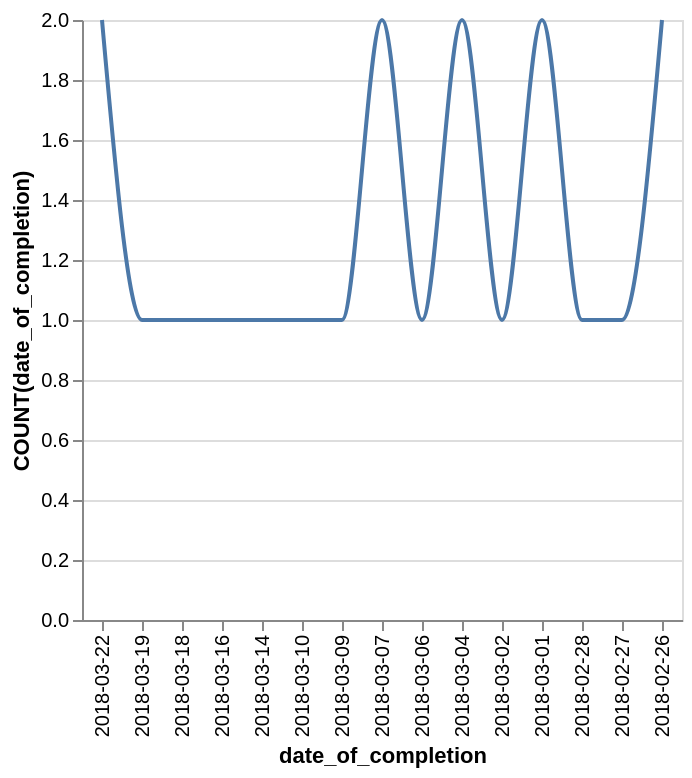

Specify this chart in Vega-Lite:
### Vega-Lite specification from a JSON file in a GitHub repository (floating-point values rounded to 4 significant figures)
{"data": {"values": [{"x_data": "2018-03-22", "y_data": 2}, {"x_data": "2018-03-19", "y_data": 1}, {"x_data": "2018-03-18", "y_data": 1}, {"x_data": "2018-03-16", "y_data": 1}, {"x_data": "2018-03-14", "y_data": 1}, {"x_data": "2018-03-10", "y_data": 1}, {"x_data": "2018-03-09", "y_data": 1}, {"x_data": "2018-03-07", "y_data": 2}, {"x_data": "2018-03-06", "y_data": 1}, {"x_data": "2018-03-04", "y_data": 2}, {"x_data": "2018-03-02", "y_data": 1}, {"x_data": "2018-03-01", "y_data": 2}, {"x_data": "2018-02-28", "y_data": 1}, {"x_data": "2018-02-27", "y_data": 1}, {"x_data": "2018-02-26", "y_data": 2}]}, "mark": {"type": "line", "interpolate": "monotone"}, "encoding": {"x": {"field": "x_data", "type": "nominal", "title": "date_of_completion", "sort": "descending"}, "y": {"field": "y_data", "type": "quantitative", "title": "COUNT(date_of_completion)"}}}
